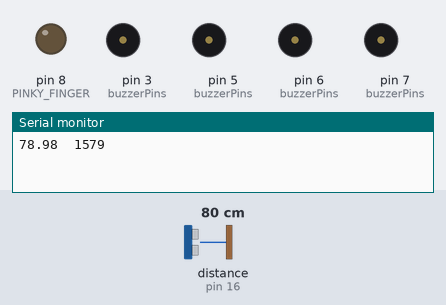
Recording of a sketch running on a simulated Arduino Uno, built with avr-gcc and run on an emulated ATmega328P. Parts: output pins drawn as LEDs (lit = HIGH), buzzer (waves = sounding, pin HIGH), the last lines printed to the serial monitor. Wiring (inferred from the names in the program): ultrasonic range finder: trigger pin 17; echo pin 16. The test bench sets the inputs (shaded band); at power-on: distance to the obstacle (sensor on pin 16) 80 cm. The echo pulse lasts 58.3 µs per cm; pins used as bus, display or sensor lines are not drawn.

Above: at 1.2 s.
1.3 s: distance to the obstacle (sensor on pin 16) set to 4 cm
4.3 s: distance to the obstacle (sensor on pin 16) set to 2 cm
At 4.8 s:
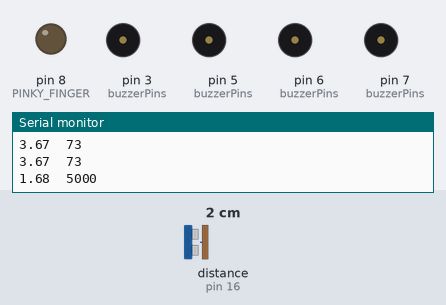
5.9 s: distance to the obstacle (sensor on pin 16) set to 9 cm
At 6.24 s:
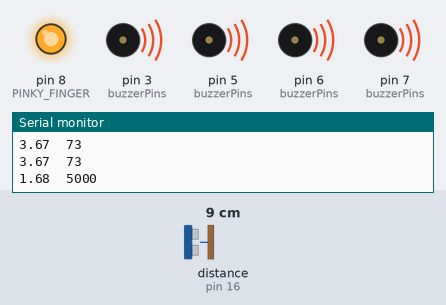
8.9 s: distance to the obstacle (sensor on pin 16) set to 146 cm
At 10.3 s:
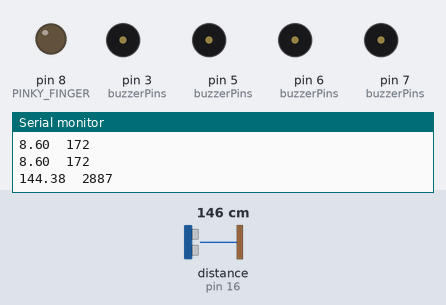
10.6 s: distance to the obstacle (sensor on pin 16) set to 157 cm
At 11.4 s:
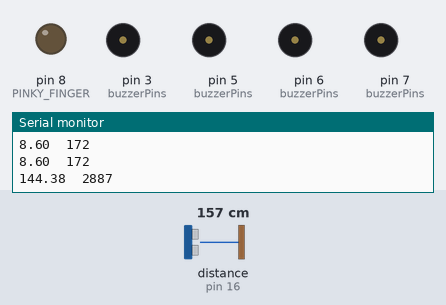
Timing chart, 0 to 13.1 s (numbered marks = the images above; inputs shaded):
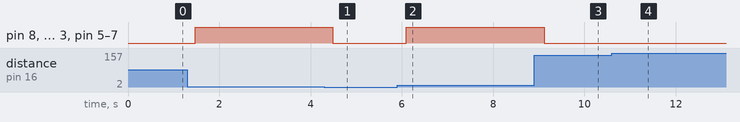

Measured:
- after the input at 4.3 s, pin 8 (PINKY_FINGER), pin 3 (buzzerPins), pin 5 (buzzerPins), pin 6 (buzzerPins), pin 7 (buzzerPins): HIGH → LOW after 0.19 s
- after the input at 5.9 s, pin 8 (PINKY_FINGER), pin 3 (buzzerPins), pin 5 (buzzerPins), pin 6 (buzzerPins), pin 7 (buzzerPins): LOW → HIGH after 0.20 s
- after the input at 8.9 s, pin 8 (PINKY_FINGER), pin 3 (buzzerPins), pin 5 (buzzerPins), pin 6 (buzzerPins), pin 7 (buzzerPins): HIGH → LOW after 0.21 s
- after the input at 10.6 s, pin 8 (PINKY_FINGER), pin 3 (buzzerPins), pin 5 (buzzerPins), pin 6 (buzzerPins), pin 7 (buzzerPins): stays LOW (without the input it goes to HIGH after 1.1 s)

The sketch:

detector-vibrator.ino
```cpp
const int trigger = 17; // OUTPUT to sensor //18
const int echo = 16; // INPUT from sensor //5
 // OUTPUT to buzzer //21
const int THUMB = 3;
const int INDEX_FINGER = 5;
const int MIDDLE_FINGER = 6;
const int RING_FINGER = 7;
const int PINKY_FINGER = 8;

const int buzzerPins[5] = {THUMB, INDEX_FINGER, MIDDLE_FINGER, RING_FINGER, PINKY_FINGER};
const int BUZZ_TIME = 300;
const int k = 20;
const int MAX_DISTANCE = 150;
const int MIN_DISTANCE = 2;


#define SOUND_SPEED 0.034

long duration;
float distanceCm = 0;
unsigned long time_now = 0;
int period = 1000;

float calculate_frequency(float distance);
bool check_distance(float distance);
int init_ultrasonic_sensor();

void setup() {
  // put your setup code here, to run once:
  Serial.begin(9600);
  pinMode(trigger, OUTPUT);
  pinMode(echo, INPUT);
  for (int i = 0; i < 5; i++){
    pinMode(buzzerPins[i], OUTPUT);
  }
}

void loop() {
  // put your main code here, to run repeatedly:

  // Get current time, for measurement purposes in loop
  time_now = millis();

  // Make buzzer do buzz for .2 seconds
  int finger_count = sizeof(buzzerPins);
  if (check_distance(distanceCm)) {
    for(int i = 0; i < finger_count; i++){
      digitalWrite(buzzerPins[i], HIGH);
    }
    delay(BUZZ_TIME);
    for(int i = 0; i < finger_count; i++){
      digitalWrite(buzzerPins[i], LOW);
    }
  }
  else{
    for(int i = 0; i < finger_count; i++){
      digitalWrite(buzzerPins[i], LOW);
    }
  }

  // initialize ultrasonic sensor
  period =  init_ultrasonic_sensor();

  Serial.print(distanceCm);
  Serial.print('\t');
  Serial.println(period);
  // For the set period that it should delay on, wait.
  // While waiting, check if distance has decreased
  float temp_period;
  while (millis() < time_now + period) {
    // initialize ultrasonic sensor
    temp_period =  init_ultrasonic_sensor();

    // If current period is less than old period, replace it
    if (temp_period < period) {
      period = temp_period;
    }

    delay(100);

  } // End of while loop


}

int init_ultrasonic_sensor(){
    digitalWrite(trigger, LOW);
    delayMicroseconds(2);
    digitalWrite(trigger, HIGH);
    delayMicroseconds(10);
    digitalWrite(trigger, LOW);

    duration = pulseIn(echo, HIGH);
    distanceCm = duration * SOUND_SPEED/2;

    return calculate_frequency(distanceCm);
}


float calculate_frequency(float distance) {
  if (check_distance(distance)) {
    return k * distance;
  }
  return 5000;
}

bool check_distance(float distance){
  return distance > MIN_DISTANCE && distance < MAX_DISTANCE;
}
```
